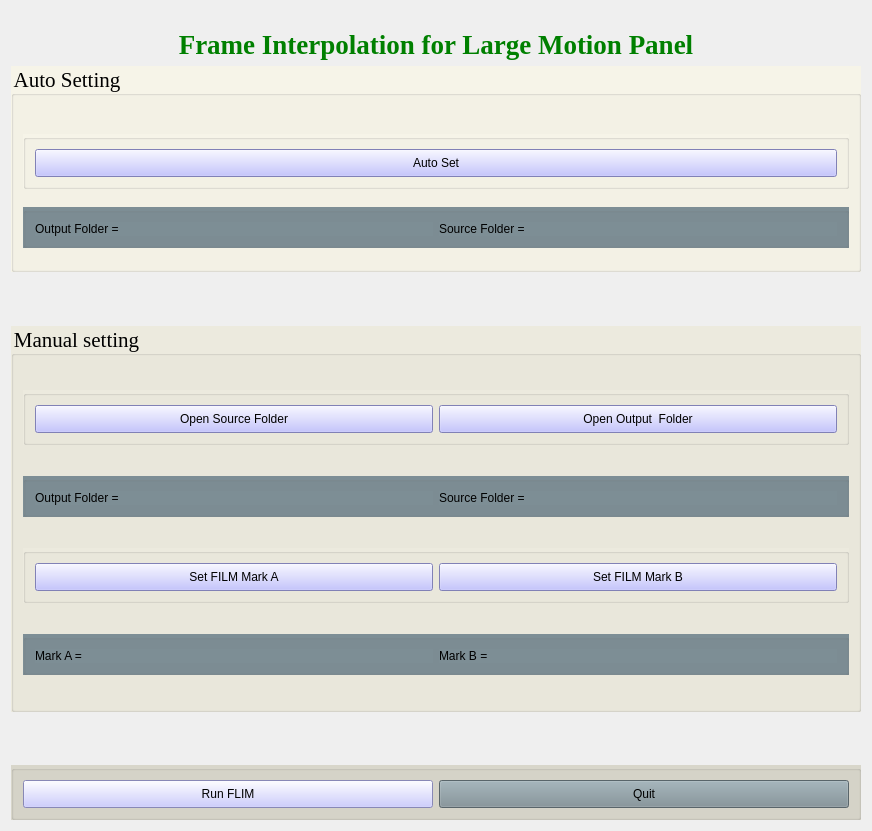
      <widget class="QWidget" name="tab">
       <attribute name="title">
        <string>Google Interpolation</string>
       </attribute>
       <layout class="QVBoxLayout" name="verticalLayout_10">
        <item>
         <widget class="QLabel" name="label_4">
          <property name="font">
           <font>
            <family>Times New Roman</family>
            <pointsize>20</pointsize>
            <weight>75</weight>
            <bold>true</bold>
           </font>
          </property>
          <property name="styleSheet">
           <string notr="true">margin-top: 18px; color: green; font-size: 20pt;</string>
          </property>
          <property name="text">
           <string>Frame Interpolation for Large Motion Panel</string>
          </property>
          <property name="alignment">
           <set>Qt::AlignCenter</set>
          </property>
         </widget>
        </item>
        <item>
         <widget class="QGroupBox" name="groupBox_12">
          <property name="minimumSize">
           <size>
            <width>850</width>
            <height>200</height>
           </size>
          </property>
          <property name="font">
           <font>
            <family>Times New Roman</family>
            <pointsize>16</pointsize>
           </font>
          </property>
          <property name="styleSheet">
           <string notr="true">background-color: rgb(246, 244, 232);
</string>
          </property>
          <property name="title">
           <string>Auto Setting</string>
          </property>
          <layout class="QVBoxLayout" name="verticalLayout_8">
           <item>
            <spacer name="verticalSpacer_11">
             <property name="orientation">
              <enum>Qt::Vertical</enum>
             </property>
             <property name="sizeHint" stdset="0">
              <size>
               <width>20</width>
               <height>29</height>
              </size>
             </property>
            </spacer>
           </item>
           <item>
            <widget class="QGroupBox" name="groupBox_15">
             <property name="minimumSize">
              <size>
               <width>802</width>
               <height>52</height>
              </size>
             </property>
             <layout class="QHBoxLayout" name="horizontalLayout_17">
              <item>
               <widget class="QPushButton" name="bSrcFolder_6">
                <property name="sizePolicy">
                 <sizepolicy hsizetype="Minimum" vsizetype="Preferred">
                  <horstretch>0</horstretch>
                  <verstretch>0</verstretch>
                 </sizepolicy>
                </property>
                <property name="minimumSize">
                 <size>
                  <width>0</width>
                  <height>28</height>
                 </size>
                </property>
                <property name="styleSheet">
                 <string notr="true">background-color: rgb(180, 180, 255);</string>
                </property>
                <property name="text">
                 <string>Auto Set</string>
                </property>
               </widget>
              </item>
             </layout>
            </widget>
           </item>
           <item>
            <spacer name="verticalSpacer_12">
             <property name="orientation">
              <enum>Qt::Vertical</enum>
             </property>
             <property name="sizeHint" stdset="0">
              <size>
               <width>20</width>
               <height>12</height>
              </size>
             </property>
            </spacer>
           </item>
           <item>
            <widget class="QGroupBox" name="groupBox_13">
             <property name="minimumSize">
              <size>
               <width>802</width>
               <height>33</height>
              </size>
             </property>
             <property name="styleSheet">
              <string notr="true">background-color: rgb(125, 142, 149);</string>
             </property>
             <property name="title">
              <string/>
             </property>
             <layout class="QHBoxLayout" name="horizontalLayout_15">
              <item>
               <widget class="QLabel" name="label_12">
                <property name="text">
                 <string>Output Folder =</string>
                </property>
               </widget>
              </item>
              <item>
               <widget class="QLabel" name="label_13">
                <property name="text">
                 <string>Source Folder =</string>
                </property>
               </widget>
              </item>
             </layout>
            </widget>
           </item>
           <item>
            <spacer name="verticalSpacer_23">
             <property name="orientation">
              <enum>Qt::Vertical</enum>
             </property>
             <property name="sizeHint" stdset="0">
              <size>
               <width>20</width>
               <height>12</height>
              </size>
             </property>
            </spacer>
           </item>
          </layout>
         </widget>
        </item>
        <item>
         <spacer name="verticalSpacer_22">
          <property name="orientation">
           <enum>Qt::Vertical</enum>
          </property>
          <property name="sizeHint" stdset="0">
           <size>
            <width>20</width>
            <height>48</height>
           </size>
          </property>
         </spacer>
        </item>
        <item>
         <widget class="QGroupBox" name="groupBox_16">
          <property name="minimumSize">
           <size>
            <width>850</width>
            <height>386</height>
           </size>
          </property>
          <property name="font">
           <font>
            <family>Times New Roman</family>
            <pointsize>16</pointsize>
           </font>
          </property>
          <property name="styleSheet">
           <string notr="true">background-color: rgb(236, 234, 222);</string>
          </property>
          <property name="title">
           <string>Manual setting</string>
          </property>
          <layout class="QVBoxLayout" name="verticalLayout_9">
           <item>
            <spacer name="verticalSpacer_24">
             <property name="orientation">
              <enum>Qt::Vertical</enum>
             </property>
             <property name="sizeHint" stdset="0">
              <size>
               <width>20</width>
               <height>24</height>
              </size>
             </property>
            </spacer>
           </item>
           <item>
            <widget class="QGroupBox" name="groupBox_17">
             <property name="minimumSize">
              <size>
               <width>802</width>
               <height>52</height>
              </size>
             </property>
             <layout class="QHBoxLayout" name="horizontalLayout_11">
              <item>
               <widget class="QPushButton" name="bSrcFolder_7">
                <property name="sizePolicy">
                 <sizepolicy hsizetype="Minimum" vsizetype="Preferred">
                  <horstretch>0</horstretch>
                  <verstretch>0</verstretch>
                 </sizepolicy>
                </property>
                <property name="minimumSize">
                 <size>
                  <width>0</width>
                  <height>28</height>
                 </size>
                </property>
                <property name="styleSheet">
                 <string notr="true">background-color: rgb(180, 180, 255);</string>
                </property>
                <property name="text">
                 <string>Open Source Folder</string>
                </property>
               </widget>
              </item>
              <item>
               <widget class="QPushButton" name="bOutputFolder_5">
                <property name="sizePolicy">
                 <sizepolicy hsizetype="Minimum" vsizetype="Preferred">
                  <horstretch>0</horstretch>
                  <verstretch>0</verstretch>
                 </sizepolicy>
                </property>
                <property name="minimumSize">
                 <size>
                  <width>0</width>
                  <height>28</height>
                 </size>
                </property>
                <property name="styleSheet">
                 <string notr="true">background-color: rgb(180, 180, 255);</string>
                </property>
                <property name="text">
                 <string>Open Output  Folder</string>
                </property>
               </widget>
              </item>
             </layout>
            </widget>
           </item>
           <item>
            <spacer name="verticalSpacer_25">
             <property name="orientation">
              <enum>Qt::Vertical</enum>
             </property>
             <property name="sizeHint" stdset="0">
              <size>
               <width>20</width>
               <height>23</height>
              </size>
             </property>
            </spacer>
           </item>
           <item>
            <widget class="QGroupBox" name="groupBox_18">
             <property name="minimumSize">
              <size>
               <width>802</width>
               <height>33</height>
              </size>
             </property>
             <property name="styleSheet">
              <string notr="true">background-color: rgb(125, 142, 149);</string>
             </property>
             <property name="title">
              <string/>
             </property>
             <layout class="QHBoxLayout" name="horizontalLayout_18">
              <item>
               <widget class="QLabel" name="label_14">
                <property name="text">
                 <string>Output Folder =</string>
                </property>
               </widget>
              </item>
              <item>
               <widget class="QLabel" name="label_15">
                <property name="text">
                 <string>Source Folder =</string>
                </property>
               </widget>
              </item>
             </layout>
            </widget>
           </item>
           <item>
            <spacer name="verticalSpacer_26">
             <property name="orientation">
              <enum>Qt::Vertical</enum>
             </property>
             <property name="sizeHint" stdset="0">
              <size>
               <width>20</width>
               <height>24</height>
              </size>
             </property>
            </spacer>
           </item>
           <item>
            <widget class="QGroupBox" name="groupBox_19">
             <property name="minimumSize">
              <size>
               <width>802</width>
               <height>52</height>
              </size>
             </property>
             <layout class="QHBoxLayout" name="horizontalLayout_19">
              <item>
               <widget class="QPushButton" name="bSrcFolder_8">
                <property name="sizePolicy">
                 <sizepolicy hsizetype="Minimum" vsizetype="Preferred">
                  <horstretch>0</horstretch>
                  <verstretch>0</verstretch>
                 </sizepolicy>
                </property>
                <property name="minimumSize">
                 <size>
                  <width>0</width>
                  <height>28</height>
                 </size>
                </property>
                <property name="styleSheet">
                 <string notr="true">background-color: rgb(180, 180, 255);</string>
                </property>
                <property name="text">
                 <string>Set FILM Mark A</string>
                </property>
               </widget>
              </item>
              <item>
               <widget class="QPushButton" name="bOutputFolder_6">
                <property name="sizePolicy">
                 <sizepolicy hsizetype="Minimum" vsizetype="Preferred">
                  <horstretch>0</horstretch>
                  <verstretch>0</verstretch>
                 </sizepolicy>
                </property>
                <property name="minimumSize">
                 <size>
                  <width>0</width>
                  <height>28</height>
                 </size>
                </property>
                <property name="styleSheet">
                 <string notr="true">background-color: rgb(180, 180, 255);</string>
                </property>
                <property name="text">
                 <string>Set FILM Mark B</string>
                </property>
               </widget>
              </item>
             </layout>
            </widget>
           </item>
           <item>
            <spacer name="verticalSpacer_27">
             <property name="orientation">
              <enum>Qt::Vertical</enum>
             </property>
             <property name="sizeHint" stdset="0">
              <size>
               <width>20</width>
               <height>23</height>
              </size>
             </property>
            </spacer>
           </item>
           <item>
            <widget class="QGroupBox" name="groupBox_20">
             <property name="minimumSize">
              <size>
               <width>802</width>
               <height>36</height>
              </size>
             </property>
             <property name="styleSheet">
              <string notr="true">background-color: rgb(125, 142, 149);</string>
             </property>
             <layout class="QHBoxLayout" name="horizontalLayout_20">
              <item>
               <widget class="QLabel" name="tGPENMarkA_2">
                <property name="text">
                 <string>Mark A =</string>
                </property>
               </widget>
              </item>
              <item>
               <widget class="QLabel" name="tMarkGPENB_2">
                <property name="text">
                 <string>Mark B =</string>
                </property>
               </widget>
              </item>
             </layout>
            </widget>
           </item>
           <item>
            <spacer name="verticalSpacer_28">
             <property name="orientation">
              <enum>Qt::Vertical</enum>
             </property>
             <property name="sizeHint" stdset="0">
              <size>
               <width>20</width>
               <height>24</height>
              </size>
             </property>
            </spacer>
           </item>
          </layout>
         </widget>
        </item>
        <item>
         <spacer name="verticalSpacer_29">
          <property name="orientation">
           <enum>Qt::Vertical</enum>
          </property>
          <property name="sizeHint" stdset="0">
           <size>
            <width>20</width>
            <height>47</height>
           </size>
          </property>
         </spacer>
        </item>
        <item>
         <widget class="QGroupBox" name="groupBox_21">
          <property name="minimumSize">
           <size>
            <width>850</width>
            <height>51</height>
           </size>
          </property>
          <property name="styleSheet">
           <string notr="true">background-color: rgb(216, 214, 202);</string>
          </property>
          <layout class="QHBoxLayout" name="horizontalLayout_21">
           <item>
            <widget class="QPushButton" name="bRunFirst_3">
             <property name="minimumSize">
              <size>
               <width>0</width>
               <height>28</height>
              </size>
             </property>
             <property name="styleSheet">
              <string notr="true">background-color: rgb(190, 190, 255);</string>
             </property>
             <property name="text">
              <string>Run FLIM</string>
             </property>
            </widget>
           </item>
           <item>
            <widget class="QPushButton" name="bQuit_3">
             <property name="minimumSize">
              <size>
               <width>0</width>
               <height>28</height>
              </size>
             </property>
             <property name="styleSheet">
              <string notr="true">margin-top: 0px; padding: 0px; background-color: rgb(125, 142, 149);</string>
             </property>
             <property name="text">
              <string>Quit</string>
             </property>
            </widget>
           </item>
          </layout>
         </widget>
        </item>
       </layout>
      </widget>
